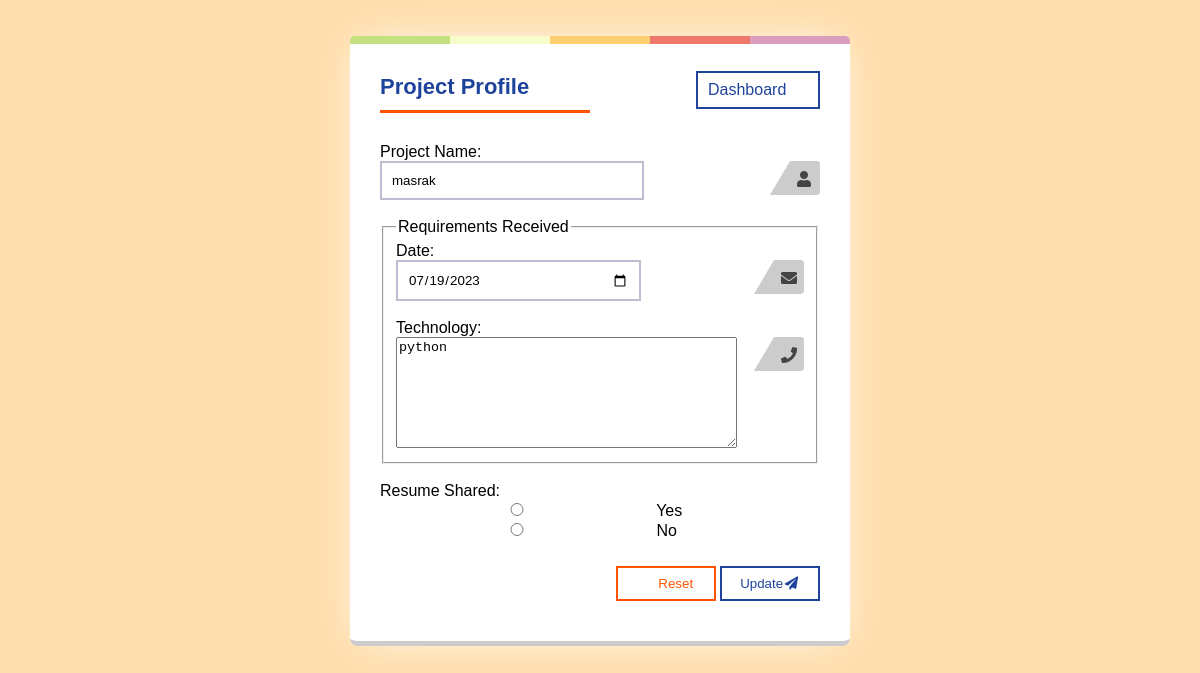
Screenshot of /edit_project/40/ with the database file from the repository.
### app/models.py (models this page shows, shortened)
class Project(models.Model):
    project_name = models.CharField(max_length=256)
    date = models.DateField(default='',blank=True)
    technology = models.CharField(max_length=256, blank=True)
    resume_shared = models.BooleanField(default=False)
    edited_by = models.ForeignKey(BDE_User,on_delete=models.SET_NULL,null=True)

### app/views.py (the view)
# urls.py: path('edit_project/<int:project_id>/', views.edit_project, name='edit_project'),
def edit_project(request, project_id):
    project = get_object_or_404(models.Project, pk=project_id)
    if request.method == 'POST':
        try:
            project_name = request.POST.get('project_name')
            technology = request.POST.get('technology')
            date = request.POST.get('date')
            requirement_recieved = request.POST.get('requirement_recieved')
            edited_by = models.BDE_User.objects.get(username=request.session['user'])
            resume_shared = request.POST.get('resume_shared')
            if project:
                project.project_name = project_name
                project.technology = technology
                project.date = date
                project.requirement_recieved = requirement_recieved
                project.edited_by = edited_by
                if resume_shared == "no":
                    project.resume_shared = False
                    project.save()
                    return redirect('dashboard')
                project.resume_shared = True
                project.save()
            else:
                project = models.Project(
                    project_name=project_name,
                    technology=technology,
                    date=date,
                    requirement_recieved=requirement_recieved,
                    edited_by=edited_by,
                    resume_shared=(resume_shared == "yes")
                )
                project.save()
            return redirect('round1', project_id=project.id)
        except Exception as e:
            print("Error in edit_project view")
            return render(request, 'edit_project.html', {'errors': 'Something Went Wrong, Sorry!'})
    else:
        context = {
            'project': project,
        }
        return render(request, 'edit_project.html', context)

### app/templates/edit_project.html (shortened to what this page needs)
<!DOCTYPE html>
{% load static %}
<html>
  <head>
    <link rel="stylesheet" href="{% static 'css/project.css' %}" />
    <link
      href="https://cdnjs.cloudflare.com/ajax/libs/font-awesome/5.15.3/css/all.min.css"
      rel="stylesheet"
    />
  </head>
  <body>
    <form
      class="form"
      method="POST"
      action="{% url 'edit_project' project.id %}"
    >
      <div class="form-header">
        <h2>Project Profile</h2>
        <a class="movebtn movebtnsu" style='text-decoration:none;' href="{% url 'dashboard'  %}">Dashboard</a>
      </div>      <div class="form-group">
        <label for="email">Project Name:</label>
        <br />
        <div class="relative">
          <input
            class="form-control"
            id="name"
            name="project_name"
            type="text"
            required=""
            autofocus=""
            title="Username should only contain letters. e.g. Piyush Gupta"
            autocomplete=""
            placeholder="Type your Project name here..."
            value="{{ project.project_name }}"
          />
          <i class="fa fa-user"></i>
        </div>
        <br />
      </div>
      <fieldset>
        <legend>Requirements Received</legend>
        <div class="form-group">
          <label for="date">Date:</label>
          <div class="relative">
            <input
              class="form-control"
              type="date"
              name="date"
              required=""
              placeholder="mention date here..."
              value="{{ project.date|date:'Y-m-d' }}"
            />
            <i class="fa fa-envelope"></i>
          </div>
        </div>
        <br />
        <div class="form-group">
          <label for="technology">Technology:</label>
          <div class="relative">
            <textarea
              class="form-control"
              name="technology"
              rows="7"
              cols="40"
              required=""
              placeholder="Enter project technology..."
            >
{{ project.technology }}</textarea
            >
            <i class="fa fa-phone"></i>
          </div>
        </div>
      </fieldset>
      <br />
      <div class="form-group">
        <label for="resume_shared">Resume Shared:</label>
        <div class="radio-inline" style="flex-direction: column">
          <label class="radio-label">
            <input
              type="radio"
              name="resume_shared"
              value="yes"
              required=""
              {%
              if
              project.resume_shared
              %}checked{%
              endif
              %}
            />
            <span class="radio-text">Yes</span>
          </label>
          <label class="radio-label">
            <input
              type="radio"
              name="resume_shared"
              value="no"
              required=""
              {%
              if
              not
              project.resume_shared
              %}checked{%
              endif
              %}
            />
            <span class="radio-text">No</span>
          </label>
        </div>
      </div>
      <br />
      <div class="tright">
        <a href=""
          ><button class="movebtn movebtnre" type="reset">
             Reset
          </button></a
        >
        <button class="movebtn movebtnsu" type="submit">
          Update<i class="fa fa-fw fa-paper-plane"></i>
        </button>
      </div>
    </form>
  </body>
</html>

### app/templates/edit_project.html (style rules this page uses)
body { background: navajowhite; }
.form-header { display: flex; align-items: center; justify-content: space-between; }

### rows the page displays
Project: project_name "masrak", date "07/19/2023", technology "python"
